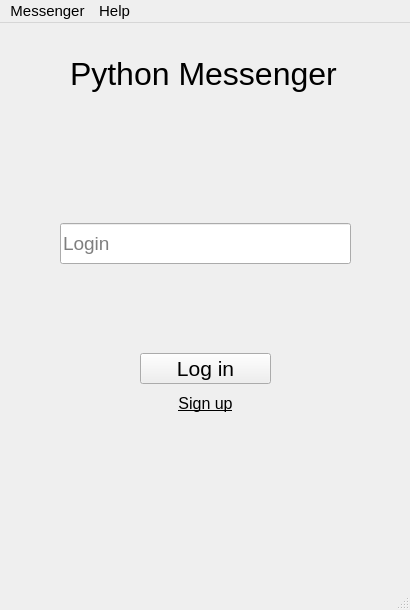
<?xml version="1.0" encoding="UTF-8"?>
<ui version="4.0">
 <class>Messenger</class>
 <widget class="QMainWindow" name="Messenger">
  <property name="geometry">
   <rect>
    <x>0</x>
    <y>0</y>
    <width>410</width>
    <height>610</height>
   </rect>
  </property>
  <property name="windowTitle">
   <string>Messenger</string>
  </property>
  <property name="windowIcon">
   <iconset>
    <normaloff>../../../../Downloads/messenger.png</normaloff>../../../../Downloads/messenger.png</iconset>
  </property>
  <widget class="QWidget" name="centralwidget">
   <widget class="QStackedWidget" name="stackedWidget">
    <property name="geometry">
     <rect>
      <x>0</x>
      <y>70</y>
      <width>410</width>
      <height>511</height>
     </rect>
    </property>
    <property name="currentIndex">
     <number>0</number>
    </property>
    <widget class="QWidget" name="Login_page">
     <widget class="QLineEdit" name="loginLine1">
      <property name="geometry">
       <rect>
        <x>60</x>
        <y>130</y>
        <width>291</width>
        <height>41</height>
       </rect>
      </property>
      <property name="font">
       <font>
        <pointsize>14</pointsize>
       </font>
      </property>
      <property name="text">
       <string/>
      </property>
      <property name="placeholderText">
       <string>Login</string>
      </property>
     </widget>
     <widget class="QPushButton" name="loginButton">
      <property name="geometry">
       <rect>
        <x>140</x>
        <y>260</y>
        <width>131</width>
        <height>31</height>
       </rect>
      </property>
      <property name="font">
       <font>
        <pointsize>16</pointsize>
       </font>
      </property>
      <property name="statusTip">
       <string>Log in to your account</string>
      </property>
      <property name="styleSheet">
       <string notr="true"/>
      </property>
      <property name="text">
       <string>Log in</string>
      </property>
     </widget>
     <widget class="QLabel" name="loginError1">
      <property name="geometry">
       <rect>
        <x>60</x>
        <y>110</y>
        <width>181</width>
        <height>21</height>
       </rect>
      </property>
      <property name="text">
       <string>&lt;html&gt;&lt;head/&gt;&lt;body&gt;&lt;p&gt;&lt;br/&gt;&lt;/p&gt;&lt;/body&gt;&lt;/html&gt;</string>
      </property>
     </widget>
     <widget class="QLabel" name="passwordError1">
      <property name="geometry">
       <rect>
        <x>60</x>
        <y>180</y>
        <width>181</width>
        <height>21</height>
       </rect>
      </property>
      <property name="text">
       <string>&lt;html&gt;&lt;head/&gt;&lt;body&gt;&lt;p&gt;&lt;br/&gt;&lt;/p&gt;&lt;/body&gt;&lt;/html&gt;</string>
      </property>
     </widget>
     <widget class="QLabel" name="signUpLabel">
      <property name="geometry">
       <rect>
        <x>140</x>
        <y>300</y>
        <width>131</width>
        <height>21</height>
       </rect>
      </property>
      <property name="font">
       <font>
        <pointsize>12</pointsize>
       </font>
      </property>
      <property name="statusTip">
       <string>Go to registration form</string>
      </property>
      <property name="styleSheet">
       <string notr="true">QLabel:hover#signUpLabel
{
   color:blue;
}</string>
      </property>
      <property name="text">
       <string>&lt;html&gt;&lt;head/&gt;&lt;body&gt;&lt;p&gt;&lt;span style=&quot; text-decoration: underline;&quot;&gt;Sign up&lt;/span&gt;&lt;/p&gt;&lt;/body&gt;&lt;/html&gt;</string>
      </property>
      <property name="alignment">
       <set>Qt::AlignCenter</set>
      </property>
     </widget>
    </widget>
    <widget class="QWidget" name="Registration_page">
     <widget class="QLineEdit" name="loginLine2">
      <property name="geometry">
       <rect>
        <x>60</x>
        <y>130</y>
        <width>291</width>
        <height>41</height>
       </rect>
      </property>
      <property name="font">
       <font>
        <pointsize>14</pointsize>
       </font>
      </property>
      <property name="text">
       <string/>
      </property>
      <property name="placeholderText">
       <string>Enter Your Login</string>
      </property>
     </widget>
     <widget class="QPushButton" name="signUpButton">
      <property name="geometry">
       <rect>
        <x>140</x>
        <y>260</y>
        <width>131</width>
        <height>31</height>
       </rect>
      </property>
      <property name="font">
       <font>
        <pointsize>16</pointsize>
       </font>
      </property>
      <property name="statusTip">
       <string>Create new account</string>
      </property>
      <property name="styleSheet">
       <string notr="true"/>
      </property>
      <property name="text">
       <string>Sign Up</string>
      </property>
     </widget>
     <widget class="QLabel" name="loginLabel">
      <property name="geometry">
       <rect>
        <x>120</x>
        <y>300</y>
        <width>171</width>
        <height>21</height>
       </rect>
      </property>
      <property name="font">
       <font>
        <pointsize>12</pointsize>
       </font>
      </property>
      <property name="statusTip">
       <string>Go to login form</string>
      </property>
      <property name="styleSheet">
       <string notr="true">QLabel:hover#loginLabel
{
   color:blue;
}</string>
      </property>
      <property name="text">
       <string>&lt;html&gt;&lt;head/&gt;&lt;body&gt;&lt;p&gt;&lt;span style=&quot; text-decoration: underline;&quot;&gt;I am already a member&lt;/span&gt;&lt;/p&gt;&lt;/body&gt;&lt;/html&gt;</string>
      </property>
      <property name="alignment">
       <set>Qt::AlignCenter</set>
      </property>
     </widget>
     <widget class="QLabel" name="loginError2">
      <property name="geometry">
       <rect>
        <x>60</x>
        <y>110</y>
        <width>181</width>
        <height>21</height>
       </rect>
      </property>
      <property name="text">
       <string>&lt;html&gt;&lt;head/&gt;&lt;body&gt;&lt;p&gt;&lt;br/&gt;&lt;/p&gt;&lt;/body&gt;&lt;/html&gt;</string>
      </property>
     </widget>
     <widget class="QLabel" name="passwordError2">
      <property name="geometry">
       <rect>
        <x>60</x>
        <y>180</y>
        <width>181</width>
        <height>21</height>
       </rect>
      </property>
      <property name="text">
       <string>&lt;html&gt;&lt;head/&gt;&lt;body&gt;&lt;p&gt;&lt;br/&gt;&lt;/p&gt;&lt;/body&gt;&lt;/html&gt;</string>
      </property>
     </widget>
    </widget>
    <widget class="QWidget" name="Chat_page">
     <widget class="QTextBrowser" name="textBrowser">
      <property name="geometry">
       <rect>
        <x>20</x>
        <y>30</y>
        <width>371</width>
        <height>401</height>
       </rect>
      </property>
      <property name="font">
       <font>
        <pointsize>11</pointsize>
       </font>
      </property>
      <property name="html">
       <string>&lt;!DOCTYPE HTML PUBLIC &quot;-//W3C//DTD HTML 4.0//EN&quot; &quot;http://www.w3.org/TR/REC-html40/strict.dtd&quot;&gt;
&lt;html&gt;&lt;head&gt;&lt;meta name=&quot;qrichtext&quot; content=&quot;1&quot; /&gt;&lt;style type=&quot;text/css&quot;&gt;
p, li { white-space: pre-wrap; }
&lt;/style&gt;&lt;/head&gt;&lt;body style=&quot; font-family:'Ubuntu'; font-size:11pt; font-weight:400; font-style:normal;&quot;&gt;
&lt;p style=&quot;-qt-paragraph-type:empty; margin-top:0px; margin-bottom:0px; margin-left:0px; margin-right:0px; -qt-block-indent:0; text-indent:0px;&quot;&gt;&lt;br /&gt;&lt;/p&gt;&lt;/body&gt;&lt;/html&gt;</string>
      </property>
     </widget>
     <widget class="QPushButton" name="sendButton">
      <property name="geometry">
       <rect>
        <x>320</x>
        <y>460</y>
        <width>71</width>
        <height>25</height>
       </rect>
      </property>
      <property name="font">
       <font>
        <pointsize>11</pointsize>
       </font>
      </property>
      <property name="text">
       <string>Send</string>
      </property>
     </widget>
     <widget class="QPlainTextEdit" name="plainTextEdit">
      <property name="geometry">
       <rect>
        <x>20</x>
        <y>450</y>
        <width>291</width>
        <height>41</height>
       </rect>
      </property>
      <property name="font">
       <font>
        <pointsize>11</pointsize>
        <italic>false</italic>
       </font>
      </property>
     </widget>
    </widget>
   </widget>
   <widget class="QLabel" name="messengerLabel">
    <property name="geometry">
     <rect>
      <x>70</x>
      <y>30</y>
      <width>271</width>
      <height>41</height>
     </rect>
    </property>
    <property name="font">
     <font>
      <pointsize>24</pointsize>
     </font>
    </property>
    <property name="text">
     <string>Python Messenger</string>
    </property>
   </widget>
   <widget class="QLabel" name="serverStatus">
    <property name="geometry">
     <rect>
      <x>170</x>
      <y>70</y>
      <width>61</width>
      <height>16</height>
     </rect>
    </property>
    <property name="text">
     <string/>
    </property>
   </widget>
  </widget>
  <widget class="QStatusBar" name="statusbar"/>
  <widget class="QMenuBar" name="menuBar">
   <property name="geometry">
    <rect>
     <x>0</x>
     <y>0</y>
     <width>410</width>
     <height>23</height>
    </rect>
   </property>
   <property name="font">
    <font>
     <pointsize>11</pointsize>
     <italic>false</italic>
    </font>
   </property>
   <widget class="QMenu" name="menuMessenger">
    <property name="title">
     <string>Messenger</string>
    </property>
    <addaction name="actionPreferences"/>
    <addaction name="separator"/>
    <addaction name="actionLogout"/>
    <addaction name="actionClose"/>
   </widget>
   <widget class="QMenu" name="menuHelp">
    <property name="title">
     <string>Help</string>
    </property>
    <addaction name="actionShortcuts"/>
    <addaction name="actionCommands"/>
    <addaction name="separator"/>
    <addaction name="actionContacts"/>
    <addaction name="actionAbout"/>
   </widget>
   <addaction name="menuMessenger"/>
   <addaction name="menuHelp"/>
  </widget>
  <action name="actionShortcuts">
   <property name="text">
    <string>Shortcuts</string>
   </property>
   <property name="statusTip">
    <string>Show available shortcuts</string>
   </property>
   <property name="shortcut">
    <string>Ctrl+S</string>
   </property>
  </action>
  <action name="actionCommands">
   <property name="enabled">
    <bool>false</bool>
   </property>
   <property name="text">
    <string>Commands</string>
   </property>
   <property name="statusTip">
    <string>Show available commands</string>
   </property>
   <property name="shortcut">
    <string>Ctrl+D</string>
   </property>
  </action>
  <action name="actionAbout">
   <property name="text">
    <string>About</string>
   </property>
   <property name="statusTip">
    <string>Show messenger information</string>
   </property>
  </action>
  <action name="actionClose">
   <property name="text">
    <string>Exit</string>
   </property>
   <property name="statusTip">
    <string>Quit messenger</string>
   </property>
   <property name="shortcut">
    <string>Alt+E</string>
   </property>
  </action>
  <action name="actionLogout">
   <property name="enabled">
    <bool>false</bool>
   </property>
   <property name="text">
    <string>Logout</string>
   </property>
   <property name="statusTip">
    <string>Logout from account</string>
   </property>
   <property name="shortcut">
    <string>Ctrl+G</string>
   </property>
  </action>
  <action name="actionContacts">
   <property name="text">
    <string>Contacts</string>
   </property>
   <property name="statusTip">
    <string/>
   </property>
  </action>
  <action name="actionPreferences">
   <property name="text">
    <string>Preferences</string>
   </property>
  </action>
 </widget>
 <resources/>
 <connections/>
</ui>
